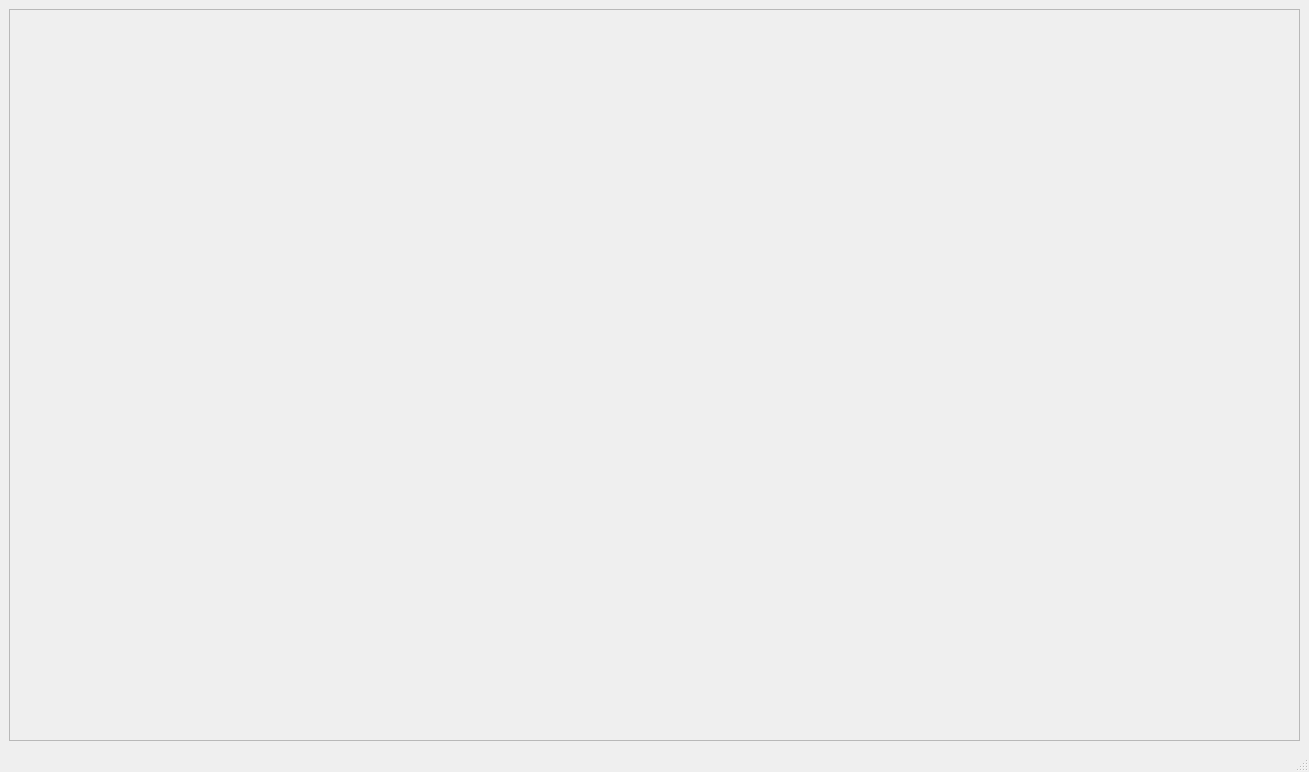
<?xml version="1.0" encoding="UTF-8"?>
<ui version="4.0">
 <class>DiscussionBoard</class>
 <widget class="QMainWindow" name="DiscussionBoard">
  <property name="geometry">
   <rect>
    <x>0</x>
    <y>0</y>
    <width>1309</width>
    <height>772</height>
   </rect>
  </property>
  <property name="windowTitle">
   <string>MainWindow</string>
  </property>
  <widget class="QWidget" name="centralwidget">
   <layout class="QGridLayout" name="gridLayout_2">
    <item row="0" column="0">
     <widget class="QScrollArea" name="scrollArea">
      <property name="widgetResizable">
       <bool>true</bool>
      </property>
      <widget class="QWidget" name="boardContents">
       <property name="geometry">
        <rect>
         <x>0</x>
         <y>0</y>
         <width>1285</width>
         <height>698</height>
        </rect>
       </property>
       <layout class="QVBoxLayout" name="verticalLayout_2">
        <item>
         <layout class="QVBoxLayout" name="verticalLayout"/>
        </item>
       </layout>
      </widget>
     </widget>
    </item>
   </layout>
  </widget>
  <widget class="QMenuBar" name="menubar">
   <property name="geometry">
    <rect>
     <x>0</x>
     <y>0</y>
     <width>1309</width>
     <height>25</height>
    </rect>
   </property>
  </widget>
  <widget class="QStatusBar" name="statusbar"/>
 </widget>
 <resources/>
 <connections/>
</ui>
